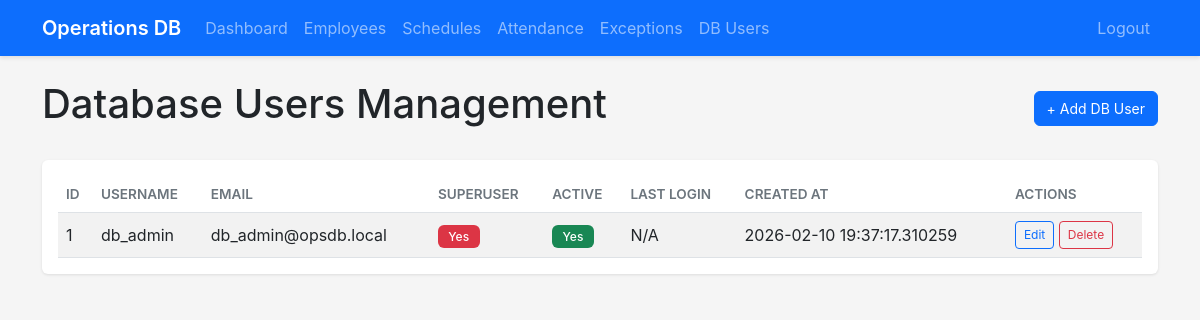
Page /db_users (signed in) on the earlier database version.
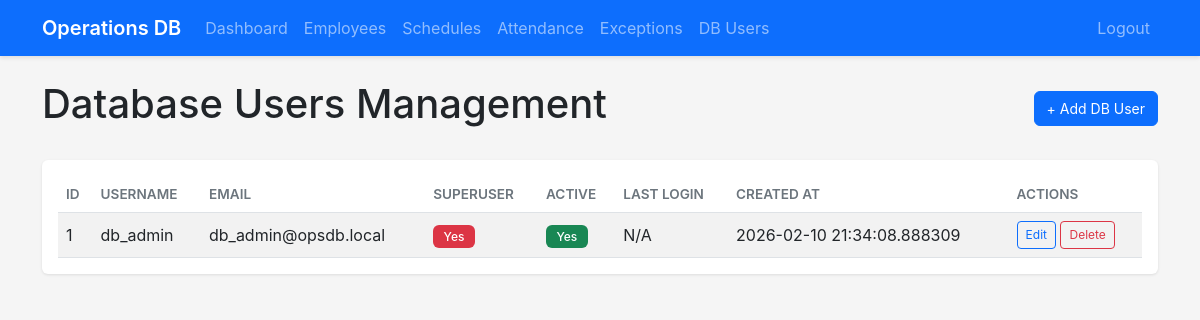
Same page on the later database version.
### app/models.py (models this page shows, shortened)
class DBUser(db.Model):
    __tablename__ = 'db_users'
    id = db.Column(db.Integer, primary_key=True)
    username = db.Column(db.String(80), nullable=False, unique=True)
    email = db.Column(db.String(120), nullable=False, unique=True)
    password_hash = db.Column(db.String(128), nullable=False)
    is_superuser = db.Column(db.Boolean, default=False)
    is_active = db.Column(db.Boolean, default=True)
    created_at = db.Column(db.DateTime, default=datetime.utcnow)
    last_login = db.Column(db.DateTime)
    notes = db.Column(db.Text)

### app/routes/admin.py (the view)
@bp.route('/db_users')
@login_required
def db_users():
    db_users_list = DBUser.query.all()
    return render_template('db_users.html', db_users=db_users_list)

### app/models.py (called while the page is built)
@login_manager.user_loader
def load_user(user_id):
    from app.models import User, DBUser
    user = User.query.get(int(user_id))
    if user:
        return user
    return DBUser.query.get(int(user_id))

### app/templates/db_users.html (shortened to what this page needs)
<!DOCTYPE html>
<html lang="en">
<head>
    <link href="https://cdn.jsdelivr.net/npm/bootstrap@5.3.0/dist/css/bootstrap.min.css" rel="stylesheet">
    <link rel="stylesheet" href="{{ url_for('static', filename='css/style.css') }}">
</head>
<body>
    <nav class="navbar navbar-expand-lg navbar-dark bg-primary">
        <div class="container">
            <a class="navbar-brand" href="/">Operations DB</a>
            <div class="collapse navbar-collapse" id="navbarNav">
                <ul class="navbar-nav">
                    <li class="nav-item">
                        <a class="nav-link" href="/dashboard">Dashboard</a>
                    </li>
                    <li class="nav-item">
                        <a class="nav-link" href="/employees">Employees</a>
                    </li>
                    <li class="nav-item">
                        <a class="nav-link" href="/schedules">Schedules</a>
                    </li>
                    <li class="nav-item">
                        <a class="nav-link" href="/attendance">Attendance</a>
                    </li>
                    <li class="nav-item">
                        <a class="nav-link" href="/exceptions">Exceptions</a>
                    </li>
                    <li class="nav-item">
                        <a class="nav-link" href="/db_users">DB Users</a>
                    </li>
                </ul>
                <ul class="navbar-nav ms-auto">
                    <li class="nav-item">
                        <a class="nav-link" href="/logout">Logout</a>
                    </li>
                </ul>
            </div>
        </div>
    </nav>
    <div class="container mt-4">
        <div class="d-flex justify-content-between align-items-center mb-4">
            <h1>Database Users Management</h1>
            <button class="btn btn-primary" data-bs-toggle="modal" data-bs-target="#addDbUserModal">
                + Add DB User
            </button>
        </div>
        <div class="card">
            <div class="card-body">
                <div class="table-responsive">
                    <table class="table table-striped table-hover">
                        <thead>
                            <tr>
                                <th>ID</th>
                                <th>Username</th>
                                <th>Email</th>
                                <th>Superuser</th>
                                <th>Active</th>
                                <th>Last Login</th>
                                <th>Created At</th>
                                <th>Actions</th>
                            </tr>
                        </thead>
                        <tbody>
                            {% for user in db_users %}
                            <tr>
                                <td>{{ user.id }}</td>
                                <td>{{ user.username }}</td>
                                <td>{{ user.email }}</td>
                                <td><span class="badge bg-{{ 'danger' if user.is_superuser else 'secondary' }}">{{ 'Yes' if user.is_superuser else 'No' }}</span></td>
                                <td><span class="badge bg-{{ 'success' if user.is_active else 'secondary' }}">{{ 'Yes' if user.is_active else 'No' }}</span></td>
                                <td>{{ user.last_login or 'N/A' }}</td>
                                <td>{{ user.created_at }}</td>
                                <td>
                                    <button class="btn btn-sm btn-outline-primary" onclick="editDbUser({{ user.id }})">Edit</button>
                                    <button class="btn btn-sm btn-outline-danger" onclick="deleteDbUser({{ user.id }})">Delete</button>
                                </td>
                            </tr>
                            {% endfor %}
                        </tbody>
                    </table>
                </div>
            </div>
        </div>
    </div>
</body>
</html>

### app/static/css/style.css (style rules this page uses)
:root { --primary-color: #0d6efd; --secondary-color: #6c757d; --success-color: #198754; --danger-color: #dc3545; --warning-color: #ffc107; --info-color: #0dcaf0; --light-color: #f8f9fa; --dark-color: #212529; }
body { font-family: -apple-system, BlinkMacSystemFont, 'Segoe UI', Roboto, 'Helvetica Neue', Arial, sans-serif; background-color: #f5f5f5; }
.navbar { box-shadow: 0 2px 4px rgba(0, 0, 0, 0.1); }
.navbar-brand { font-weight: 600; font-size: 1.25rem; }
.card { box-shadow: 0 1px 3px rgba(0, 0, 0, 0.1); border: none; margin-bottom: 1rem; }
.table { margin-bottom: 0; }
.table th { font-weight: 600; text-transform: uppercase; font-size: 0.85rem; color: #6c757d; }
.table td { vertical-align: middle; }
.btn { font-size: 0.875rem; }
.btn-sm { font-size: 0.75rem; }
.badge { font-weight: 500; padding: 0.35rem 0.65rem; }

Differences in the rows shown:
changed DBUser "db_admin": created_at "2026-02-10 19:37:17.310259" → "2026-02-10 21:34:08.888309"
